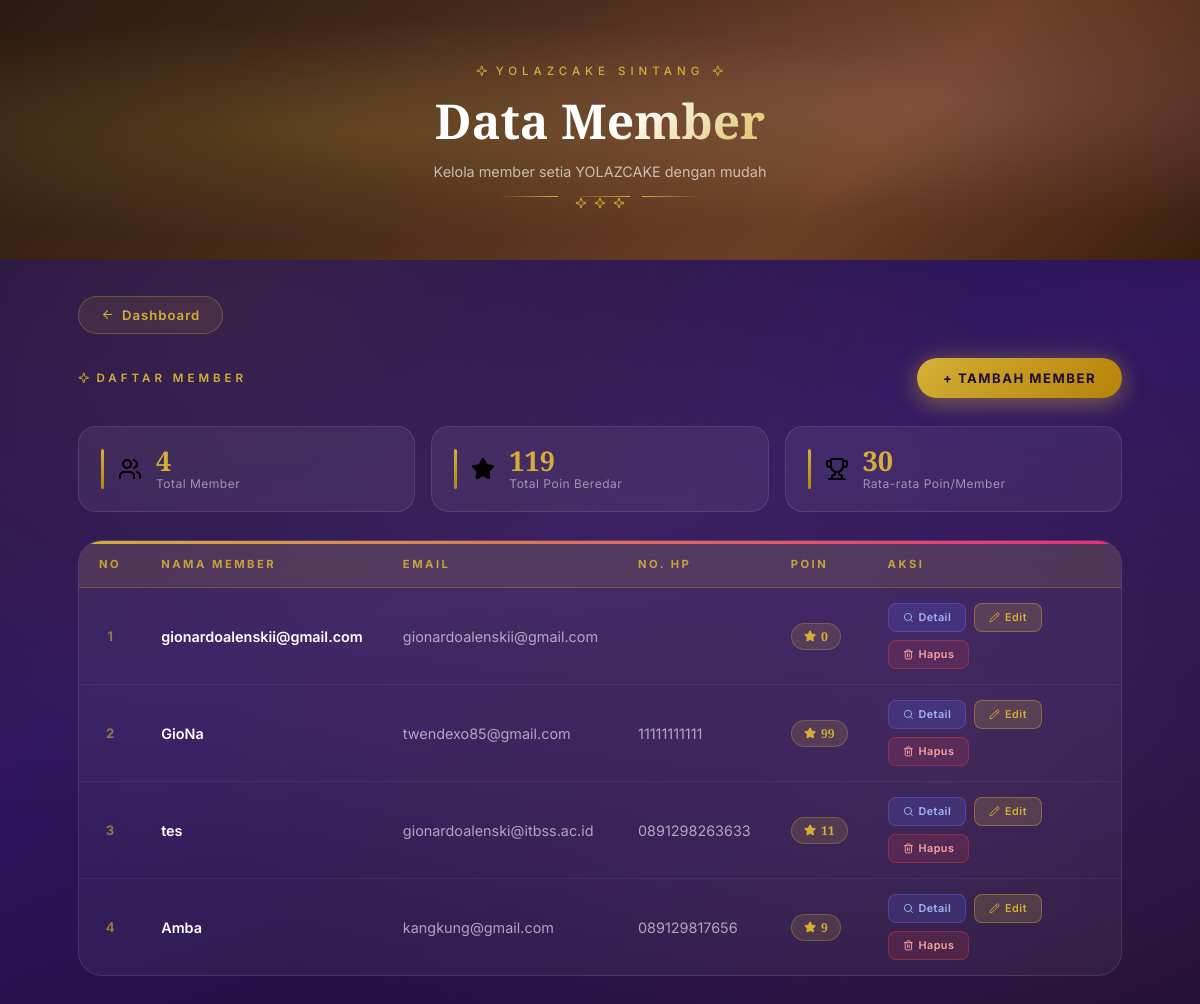
The app's page /member/data_member.php (signed in), older data.
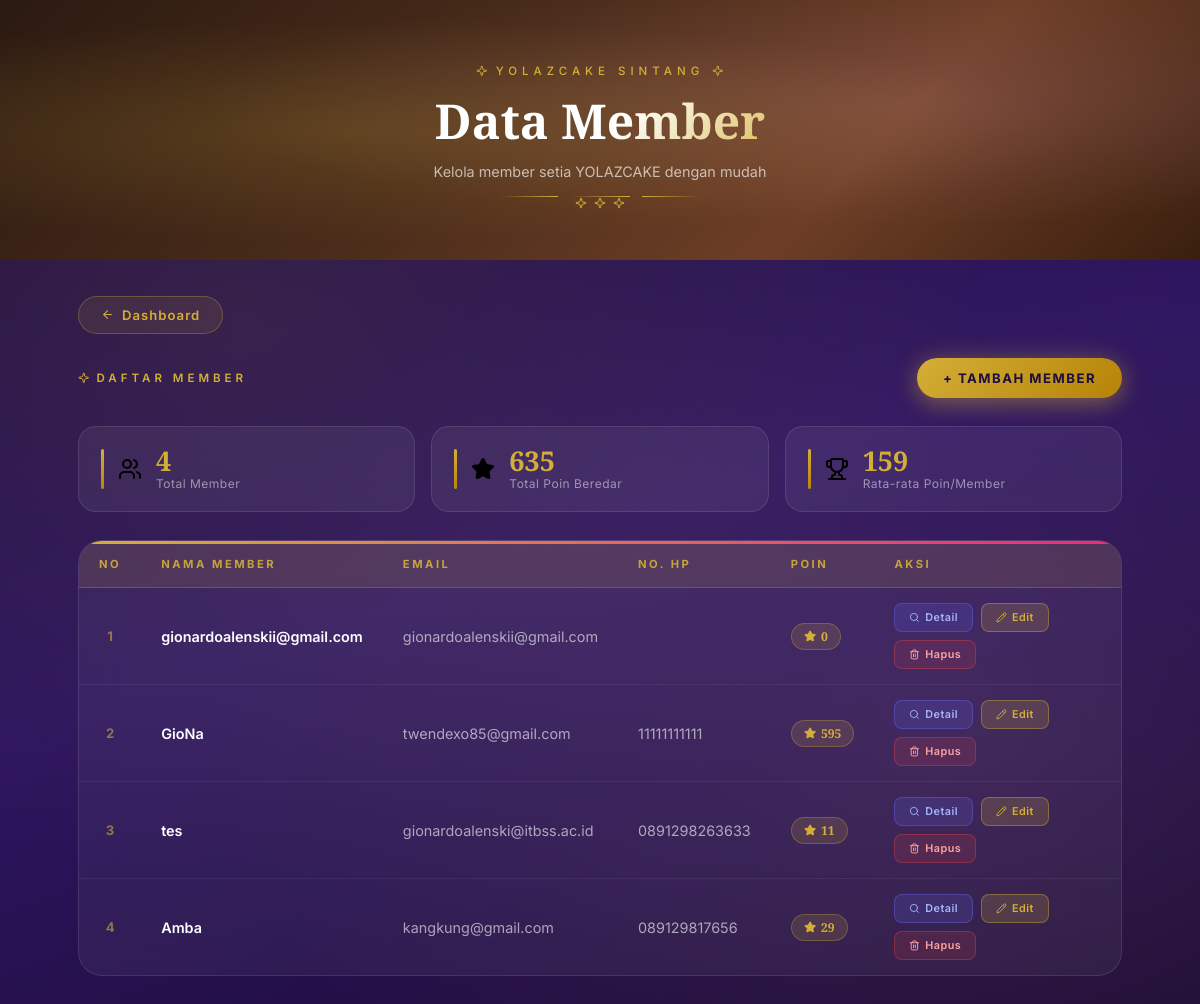
The same page, newer data.
### tables this page shows
CREATE TABLE `member` (
  `id_member` int(11) NOT NULL,
  `id_user` int(11) DEFAULT NULL,
  `nama` varchar(100) NOT NULL,
  `email` varchar(100) DEFAULT NULL,
  `no_hp` varchar(20) DEFAULT NULL,
  `alamat` text DEFAULT NULL,
  `poin` int(11) DEFAULT 0,
  `streak_saat_ini` int(11) NOT NULL DEFAULT 0,
  `streak_terbaik` int(11) NOT NULL DEFAULT 0,
  `checkin_terakhir` date DEFAULT NULL,
  `created_at` timestamp NOT NULL DEFAULT current_timestamp()
);

### config/csrf_helper.php (called while the page is built, shortened)
<?php
function csrf_token() {
    return $_SESSION['csrf_token'];
}

### member/data_member.php (the view, shortened to what this page needs)
<?php
include '../config/koneksi.php';
require_once __DIR__.'/../config/csrf_helper.php';
$csrf = csrf_token();
$query = mysqli_query($conn, "SELECT * FROM member ORDER BY id_member DESC");
?>
<!DOCTYPE html>
<html lang="id">
<head>
  <link rel="stylesheet" href="../assets/css/lucide-icons.css">
</head>
<body>
<div class="page-hero" id="pageHero">
  <div class="hero-inner">
    <p class="hero-eyebrow"><i data-lucide="sparkle" class="lucide-ic"></i> YOLAZCAKE Sintang <i data-lucide="sparkle" class="lucide-ic"></i></p>
    <h1>Data Member</h1>
    <p class="hero-sub">Kelola member setia YOLAZCAKE dengan mudah</p>
    <div class="hero-divider">
      <span></span><span class="diamond"><i data-lucide="sparkle" class="lucide-ic"></i> <i data-lucide="sparkle" class="lucide-ic"></i> <i data-lucide="sparkle" class="lucide-ic"></i></span><span></span>
    </div>
  </div>
</div>
<div class="page-wrapper">
  <a href="../dashboard.php" class="btn-back"><i data-lucide="arrow-left" class="lucide-ic"></i> Dashboard</a>
  <div class="top-bar">
    <span class="section-eyebrow"><i data-lucide="sparkle" class="lucide-ic"></i> Daftar Member</span>
    <a href="tambah_member.php" class="btn-tambah">+ Tambah Member</a>
  </div>
  <?php
    $total_query = mysqli_query($conn, "SELECT COUNT(*) as total, SUM(poin) as total_poin FROM member");
    $stats = mysqli_fetch_assoc($total_query);
    $total_member = $stats['total'] ?? 0;
    $total_poin   = $stats['total_poin'] ?? 0;
  ?>
  <div class="stats-row">
    <div class="stat-card">
      <span class="stat-icon"><i data-lucide="users" class="lucide-ic"></i></span>
      <div>
        <div class="stat-val"><?= $total_member; ?></div>
        <div class="stat-lbl">Total Member</div>
      </div>
    </div>
    <div class="stat-card">
      <span class="stat-icon"><i data-lucide="star" class="lucide-ic lucide-fill"></i></span>
      <div>
        <div class="stat-val"><?= number_format($total_poin); ?></div>
        <div class="stat-lbl">Total Poin Beredar</div>
      </div>
    </div>
    <div class="stat-card">
      <span class="stat-icon"><i data-lucide="trophy" class="lucide-ic"></i></span>
      <div>
        <div class="stat-val"><?= $total_member > 0 ? number_format($total_poin/$total_member,0) : 0; ?></div>
        <div class="stat-lbl">Rata-rata Poin/Member</div>
      </div>
    </div>
  </div>
  <div class="table-card">
    <table>
      <thead>
        <tr>
          <th style="text-align:center;">No</th>
          <th>Nama Member</th>
          <th>Email</th>
          <th>No. HP</th>
          <th>Poin</th>
          <th>Aksi</th>
        </tr>
      </thead>
      <tbody>
        <?php
        $no = 1;
        $rows = mysqli_num_rows($query);
        if($rows > 0):
          while($data = mysqli_fetch_assoc($query)):
        ?>
        <tr>
          <td class="td-no"><?= $no++; ?></td>
          <td class="td-nama"><?= htmlspecialchars($data['nama']); ?></td>
          <td style="color:rgba(255,255,255,0.6);"><?= htmlspecialchars($data['email']); ?></td>
          <td style="color:rgba(255,255,255,0.6);"><?= htmlspecialchars($data['no_hp']); ?></td>
          <td>
            <span class="poin-badge td-poin"><i data-lucide="star" class="lucide-ic lucide-fill"></i> <?= number_format($data['poin']); ?></span>
          </td>
          <td>
            <div class="action-cell">
              <a href="detail_member.php?id=<?= $data['id_member']; ?>" class="btn-act btn-detail"><i data-lucide="search" class="lucide-ic"></i> Detail</a>
              <a href="edit_member.php?id=<?= $data['id_member']; ?>" class="btn-act btn-edit"><i data-lucide="pencil" class="lucide-ic"></i> Edit</a>
              <a href="hapus_member.php?id=<?= $data['id_member']; ?>&csrf=<?= urlencode($csrf); ?>"
                 class="btn-act btn-hapus"
                 onclick="return confirm('Yakin ingin menghapus member <?= htmlspecialchars($data['nama']); ?>?')"><i data-lucide="trash-2" class="lucide-ic"></i> Hapus</a>
            </div>
          </td>
        </tr>
        <?php endwhile; endif; ?>
      </tbody>
    </table>
  </div>
</div>
</body>
</html>

Row changes from the older to the newer data that the page shows:
changed member "GioNa": poin "99" → "595"
changed member "Amba": poin "9" → "29"
Text that changed along with them:
$total_poin: "119" → "635"
$total_poin/$total_member: "30" → "159"
